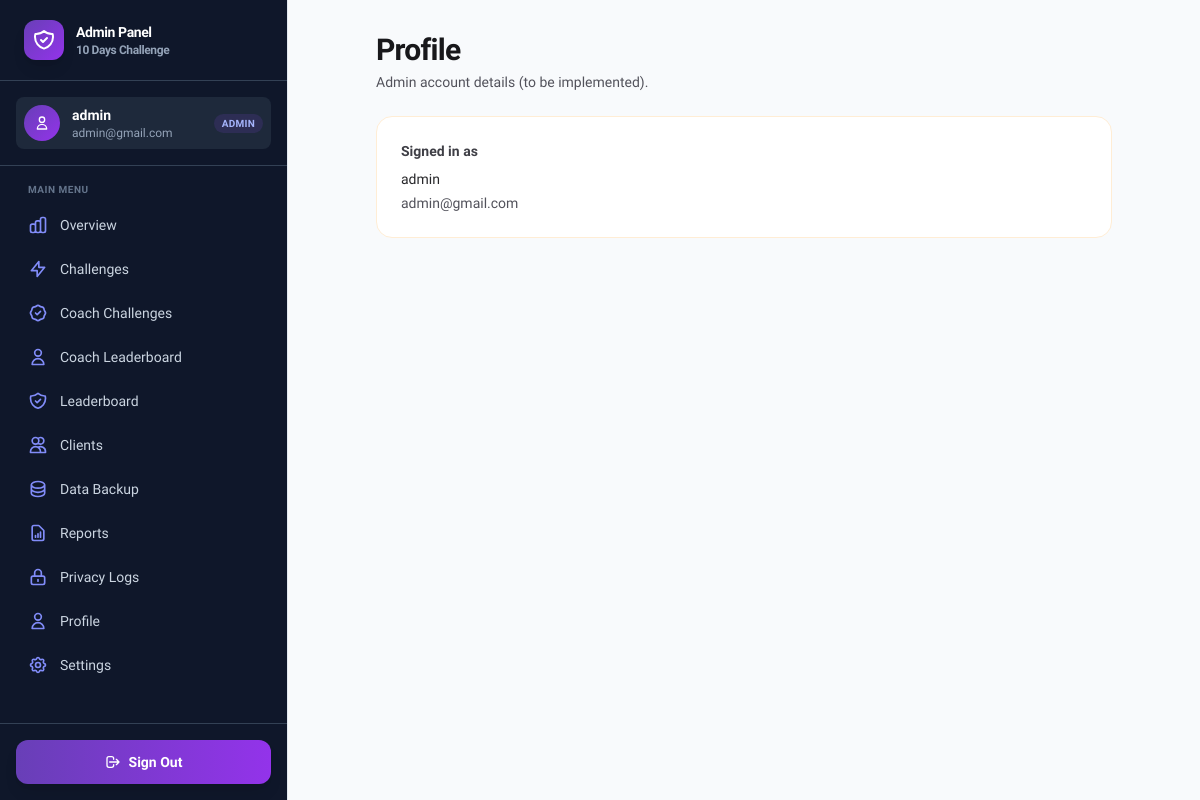
Screenshot of /admin/profile.php (signed in) with the database file from the repository.
### tables this page shows
CREATE TABLE IF NOT EXISTS users (
  id INT UNSIGNED NOT NULL AUTO_INCREMENT,
  name VARCHAR(100) NOT NULL,
  email VARCHAR(190) NOT NULL,
  role ENUM('coach','admin') NOT NULL,
  password_hash VARCHAR(255) NOT NULL,
  is_active TINYINT(1) NOT NULL DEFAULT 1,
  created_at TIMESTAMP NOT NULL DEFAULT CURRENT_TIMESTAMP,
  updated_at TIMESTAMP NOT NULL DEFAULT CURRENT_TIMESTAMP ON UPDATE CURRENT_TIMESTAMP,
  PRIMARY KEY (id),
  UNIQUE KEY uniq_users_email (email)
);

### app/helpers.php (called while the page is built, shortened)
<?php
function app_config($key, $default = null)
{
    $config = isset($GLOBALS['app_config']) ? $GLOBALS['app_config'] : [];
    $segments = explode('.', (string) $key);
    $value = $config;
    foreach ($segments as $segment) {
        $value = $value[$segment];
    }
    return $value;
}
function url($path = '')
{
    $base = rtrim((string) app_config('app.base_url', ''), '/');
    $path = '/' . ltrim((string) $path, '/');
    return $base . $path;
}
function h($value)
{
    return htmlspecialchars((string) $value, ENT_QUOTES, 'UTF-8');
}

### app/db.php (called while the page is built)
<?php
function db()
{
    static $pdo;
    if ($pdo instanceof PDO) {
        return $pdo;
    }
    $host = (string) app_config('db.host');
    $port = (int) app_config('db.port');
    $database = (string) app_config('db.database');
    $username = (string) app_config('db.username');
    $password = (string) app_config('db.password');
    $charset = (string) app_config('db.charset', 'utf8mb4');
    $dsn = 'mysql:host=' . $host . ';port=' . $port . ';dbname=' . $database . ';charset=' . $charset;
    $pdo = new PDO($dsn, $username, $password, [
        PDO::ATTR_ERRMODE => PDO::ERRMODE_EXCEPTION,
        PDO::ATTR_DEFAULT_FETCH_MODE => PDO::FETCH_ASSOC,
    ]);
    return $pdo;
}
function db_has_column($table, $column)
{
    try {
        $database = (string) app_config('db.database');
        $stmt = db()->prepare('SELECT COUNT(*) AS c FROM information_schema.COLUMNS WHERE TABLE_SCHEMA = ? AND TABLE_NAME = ? AND COLUMN_NAME = ?');
        $stmt->execute([$database, (string) $table, (string) $column]);
        $row = $stmt->fetch();
        return $row ? ((int) $row['c'] > 0) : false;
    } catch (Throwable $e) {
        return false;
    }
}

### app/auth.php (called while the page is built, shortened)
<?php
function auth_user()
{
    $select = 'SELECT id, name, email, role' . (db_has_column('users', 'is_active') ? ', is_active' : '') . ' FROM users WHERE id = ? LIMIT 1';
    $stmt = db()->prepare($select);
    $stmt->execute([$_SESSION['user_id']]);
    $user = $stmt->fetch();
    return $user ?: null;
}

### admin/profile.php (the view, shortened to what this page needs)
<?php
require __DIR__ . '/../partials/layout_top.php';
require __DIR__ . '/../partials/nav.php';
$user = auth_user();
?>
<main class="mx-auto max-w-3xl px-4 py-8">
    <div class="mb-6">
        <h1 class="text-3xl font-extrabold tracking-tight">Profile</h1>
        <p class="mt-1 text-sm text-zinc-600">Admin account details (to be implemented).</p>
    </div>
    <div class="rounded-2xl border border-orange-100 bg-white p-6">
        <div class="text-sm font-semibold text-zinc-700">Signed in as</div>
        <div class="mt-2 text-sm text-zinc-800"><?= h($user['name'] ?? '-') ?></div>
        <div class="mt-1 text-sm text-zinc-600"><?= h($user['email'] ?? '-') ?></div>
    </div>
</main>
<?php require __DIR__ . '/../partials/layout_bottom.php'; ?>

### partials/nav.php (shortened to what this page needs)
<?php
$user = auth_user();
$role = $user ? $user['role'] : null;
$nav = [];
if ($role === 'admin') {
    $current_page = $_SERVER['REQUEST_URI'];
}
?>
<?php if ($role === 'admin' && $user): ?>
    <div class="min-h-screen bg-slate-50">
        <div class="flex min-h-screen">
            <aside class="sticky top-0 hidden h-screen w-72 shrink-0 overflow-y-auto border-r border-slate-200 bg-slate-900 lg:flex lg:flex-col">
                <div class="flex items-center gap-3 px-6 py-5 border-b border-slate-700">
                    <a href="<?= h(url('/index.php')) ?>" class="flex items-center gap-3 font-extrabold tracking-tight">
                        <div class="flex h-10 w-10 items-center justify-center rounded-xl bg-gradient-to-br from-indigo_bloom to-purple-600 text-white shadow-lg">
                        </div>
                        <div class="flex flex-col">
                            <span class="text-white text-sm font-bold">Admin Panel</span>
                            <span class="text-slate-400 text-xs">10 Days Challenge</span>
                        </div>
                    </a>
                </div>
                <div class="px-4 py-4 border-b border-slate-700">
                    <div class="flex items-center gap-3 px-2 py-2 rounded-lg bg-slate-800">
                        <div class="flex h-9 w-9 items-center justify-center rounded-full bg-gradient-to-br from-indigo_bloom to-purple-600 text-white">
                            <svg class="h-4 w-4" fill="none" stroke="currentColor" stroke-width="2" viewBox="0 0 24 24">
                                <path stroke-linecap="round" stroke-linejoin="round" d="M16 7a4 4 0 11-8 0 4 4 0 018 0zM12 14a7 7 0 00-7 7h14a7 7 0 00-7-7z"/>
                            </svg>
                        </div>
                        <div class="flex-1 min-w-0">
                            <div class="text-sm font-semibold text-white truncate"><?= h($user['name']) ?></div>
                            <div class="text-xs text-slate-400 truncate"><?= h($user['email']) ?></div>
                        </div>
                        <span class="px-2 py-0.5 text-[10px] font-bold uppercase tracking-wide bg-indigo_bloom/20 text-indigo-300 rounded-full">Admin</span>
                    </div>
                </div>
                <nav class="flex-1 px-3 py-4 overflow-y-auto">
                    <div class="text-[10px] font-bold uppercase tracking-wider text-slate-500 px-4 mb-2">Main Menu</div>
                    <?php foreach ($nav as $item):
                        $is_active = strpos($current_page, $item[1]) !== false;
                        $active_classes = $is_active ? 'bg-gradient-to-r from-indigo-600 to-purple-600 text-white shadow-lg shadow-indigo-500/50' : 'text-slate-300 hover:bg-slate-800 hover:text-white';
                    ?>
                        <a href="<?= h($item[1]) ?>" class="mb-1 flex items-center gap-3 rounded-xl px-4 py-2.5 text-sm font-medium <?= $active_classes ?> transition-colors">
                            <?php if (isset($item[2])): ?>
                                <span class="<?= $is_active ? 'text-indigo-200' : 'text-indigo-400' ?>"><?= $item[2] ?></span>
                            <?php endif; ?>
                            <?= h($item[0]) ?>
                        </a>
                    <?php endforeach; ?>
                </nav>
                <div class="border-t border-slate-700 p-4">
                    <a href="<?= h(url('/auth/logout.php')) ?>" class="flex items-center justify-center gap-2 rounded-xl bg-gradient-to-r from-indigo_bloom to-purple-600 px-4 py-3 text-sm font-bold text-white hover:from-indigo-600 hover:to-purple-700 transition-all shadow-lg">
                        <svg class="h-4 w-4" fill="none" stroke="currentColor" stroke-width="2" viewBox="0 0 24 24">
                            <path stroke-linecap="round" stroke-linejoin="round" d="M17 16l4-4m0 0l-4-4m4 4H7m6 4v1a3 3 0 01-3 3H6a3 3 0 01-3-3V7a3 3 0 013-3h4a3 3 0 013 3v1"/>
                        </svg>
                        Sign Out
                    </a>
                </div>
            </aside>
            <div class="flex min-w-0 flex-1 flex-col">
                <div class="flex-1">
<?php endif; ?>

### rows the page displays
users: name "admin", email "admin@gmail.com", role "admin" (drawn)

### other values shown
$item[0] "Overview"
$item[0] "Challenges"
$item[0] "Coach Challenges"
$item[0] "Coach Leaderboard"
$item[0] "Leaderboard"
$item[0] "Clients"
$item[0] "Data Backup"
$item[0] "Reports"
$item[0] "Privacy Logs"
$item[0] "Profile"
$item[0] "Settings"
